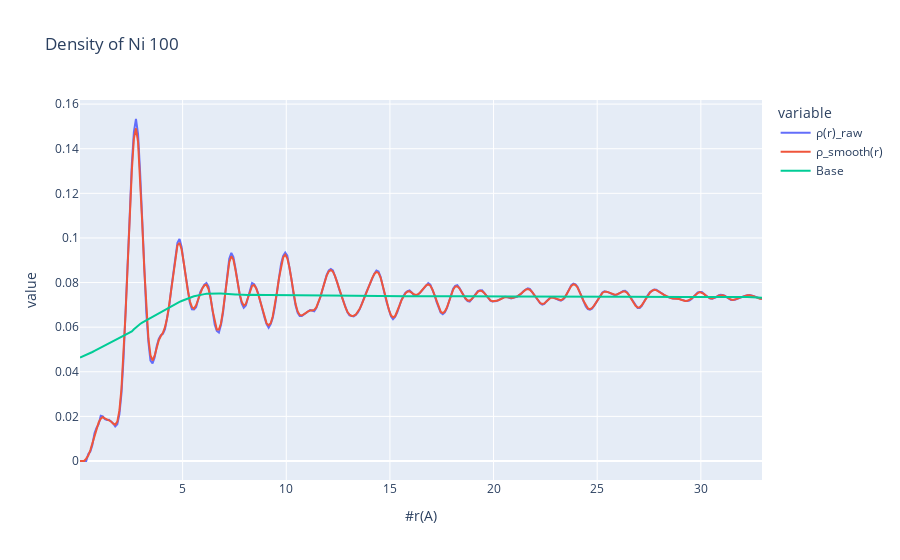

Notebook cell for this chart:
### Code cell
px.line(density.loc[:33], title='Density of Ni 100')

### Figure 1 — Plotly figure (JSON) as saved in the notebook; plotly's stock layout.template omitted (floating-point values rounded to 4 significant figures; data arrays with more than 128 entries replaced by an {"elided": "..."} marker saying what was removed)
{"data": [{"hovertemplate": "variable=ρ(r)_raw<br>#r(A)=%{x}<br>value=%{y}<extra></extra>", "legendgroup": "ρ(r)_raw", "line": {"color": "#636efa", "dash": "solid"}, "marker": {"symbol": "circle"}, "mode": "lines", "name": "ρ(r)_raw", "orientation": "v", "showlegend": true, "type": "scatter", "x": {"elided": "330 float values"}, "xaxis": "x", "y": {"elided": "330 float values"}, "yaxis": "y"}, {"hovertemplate": "variable=ρ_smooth(r)<br>#r(A)=%{x}<br>value=%{y}<extra></extra>", "legendgroup": "ρ_smooth(r)", "line": {"color": "#EF553B", "dash": "solid"}, "marker": {"symbol": "circle"}, "mode": "lines", "name": "ρ_smooth(r)", "orientation": "v", "showlegend": true, "type": "scatter", "x": {"elided": "330 float values"}, "xaxis": "x", "y": {"elided": "330 float values"}, "yaxis": "y"}, {"hovertemplate": "variable=Base<br>#r(A)=%{x}<br>value=%{y}<extra></extra>", "legendgroup": "Base", "line": {"color": "#00cc96", "dash": "solid"}, "marker": {"symbol": "circle"}, "mode": "lines", "name": "Base", "orientation": "v", "showlegend": true, "type": "scatter", "x": {"elided": "330 float values"}, "xaxis": "x", "y": {"elided": "330 float values"}, "yaxis": "y"}], "layout": {"legend": {"title": {"text": "variable"}, "tracegroupgap": 0}, "title": {"text": "Density of Ni 100"}, "xaxis": {"anchor": "y", "domain": [0, 1], "title": {"text": "#r(A)"}}, "yaxis": {"anchor": "x", "domain": [0, 1], "title": {"text": "value"}}}}
